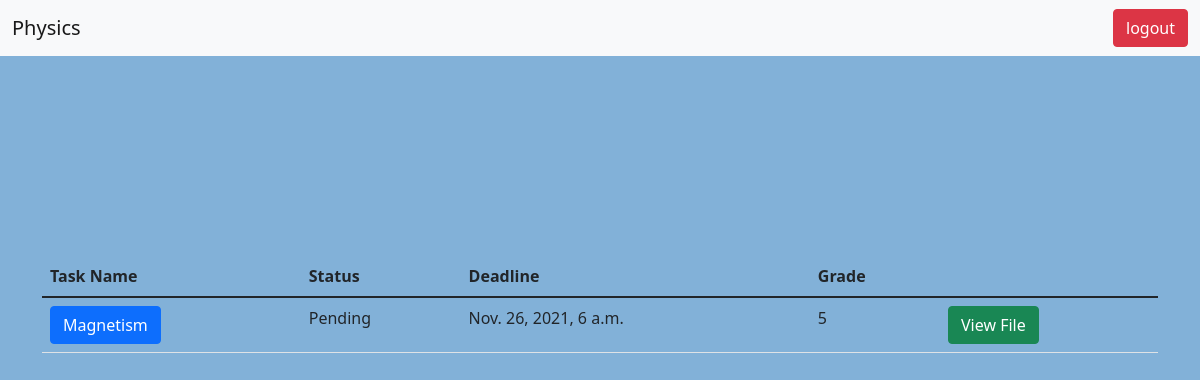
The app's page /usertasks/3 (signed in) with its own data.
### csia_app/models.py (models this page shows, shortened)
class Subject(models.Model):
    name = models.CharField(max_length=15)
    description = models.TextField()

class Task(models.Model):
     name = models.CharField(max_length=100)
     description = models.TextField()
     deadline = models.DateTimeField()
     status = models.ForeignKey(TaskStatus, on_delete=models.CASCADE)
     student = models.ForeignKey(Student, on_delete=models.CASCADE)
     subject = models.ForeignKey(Subject, on_delete=models.CASCADE)
     file = models.FileField(upload_to= "static/", null=True, blank=True)
     grade = models.IntegerField(null=True)

class TaskStatus(models.Model):
    status = models.CharField(max_length=10)
    def __str__(self):
        return f"{self.status}"

### csia_app/views.py (the view)
# urls.py: path('usertasks/<int:subject_id>', usertasksview, name = "usertasks"),
def usertasksview(request, subject_id):
    subject = get_object_or_404(Subject, pk = subject_id)
    student = Student.objects.get(user=request.user)
    tasks = Task.objects.filter(subject = subject, student = student)
    context = {
        "subject": subject, "tasks": tasks
    }
    return render(request, "usertasks.html", context)

### csia_app/templates/usertasks.html (shortened to what this page needs)
{% extends 'base.html' %}
{% block content %}
<nav class="navbar navbar-light bg-light">
  <div class="container-fluid">
    <a class="navbar-brand">{{subject.name}}</a>
    <a class="btn btn-danger" href="/userlogout/">logout</a>
  </div>
</nav>
<div style = "background-color: #82B1D8;height: 100vh; padding-top: 200px; " >
    <div class = "container">
         <table class="table">
          <thead>
            <tr>
              <th scope="col">Task Name</th>
              <th scope="col">Status</th>
              <th scope="col">Deadline</th>
              <th scope="col">Grade</th>
            </tr>
          </thead>
          <tbody>
              {% for task in tasks %}
               <tr>
                  <th scope="row">
                      <button type="button" class="btn btn-primary" data-bs-toggle="modal" data-bs-target="#taskModal{{task.id}}">
      {{task.name}}
    </button></th>
                  <td>{{task.status}}</td>
                  <td>{{task.deadline}}</td>
                  <td>{{task.grade}}</td>
                  <td> <a class = "btn btn-success" href="/media/{{task.file}}" target="_blank">
                      View File
                  </a>
                  </td>
                </tr>
              {% endfor %}
          </tbody>
        </table>
    </div>
</div>
{% endblock%}

### records on screen
Subject: name "Physics"
Task: name "Magnetism", status "Pending", deadline "Nov. 26, 2021, 6 a.m.", grade "5"
